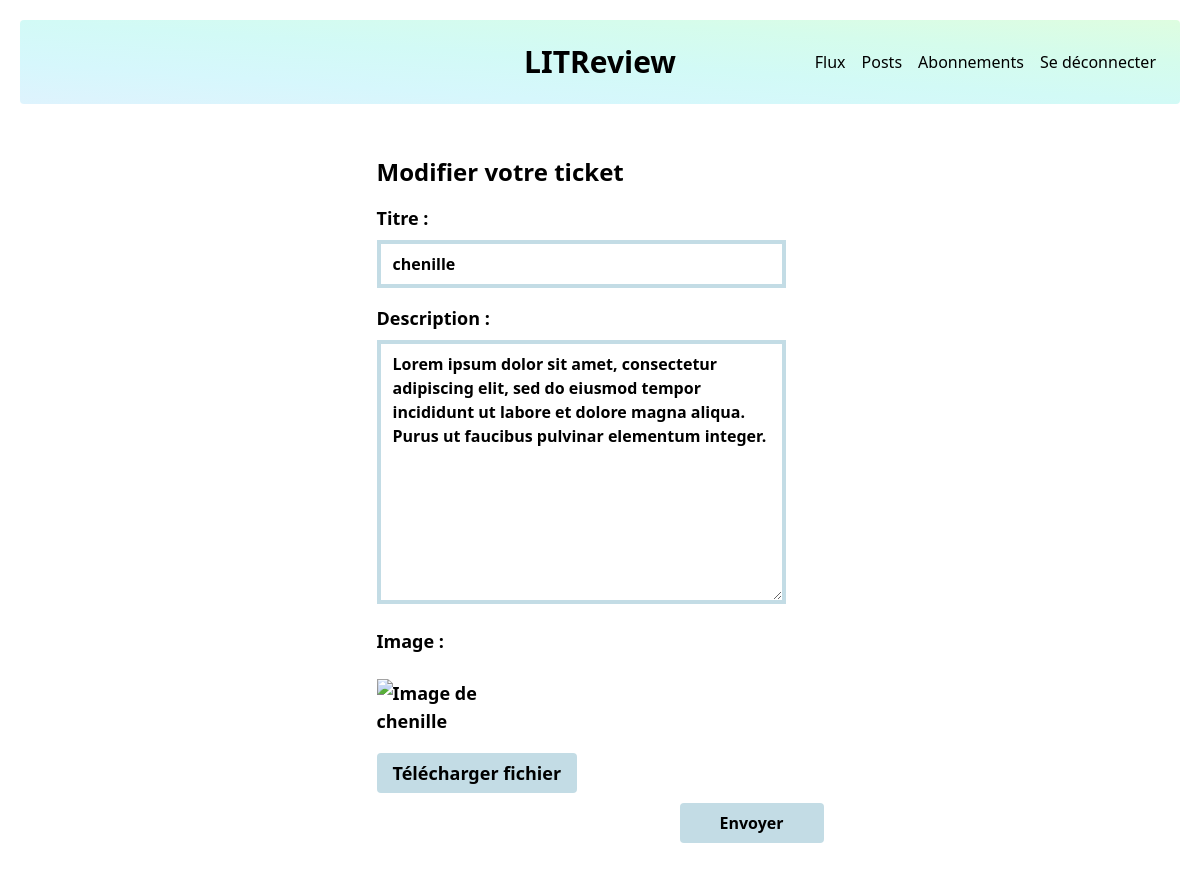
The page /edit_ticket/7/ (signed in) on the database as committed earlier.
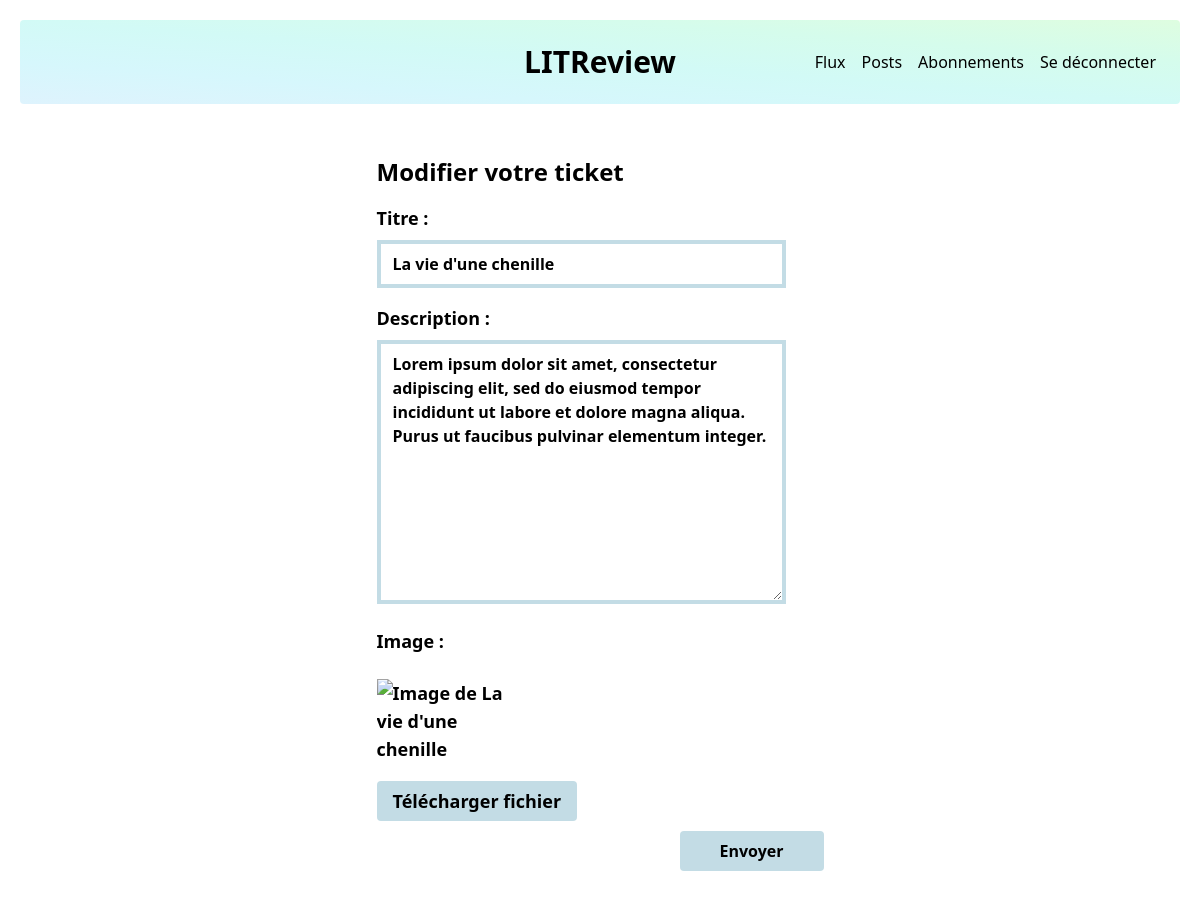
The same page on the database as committed later.
### LITRevu_app/models.py (models this page shows)
class Ticket(models.Model):
    title = models.CharField(max_length=128)
    description = models.TextField(max_length=2048, blank=True)
    user = models.ForeignKey(
        to=settings.AUTH_USER_MODEL, on_delete=models.CASCADE)
    image = models.ImageField(null=True, blank=True)
    time_created = models.DateTimeField(auto_now_add=True)

### LITRevu_app/views.py (the view)
@login_required
def editTicket_view(request, ticket_id):
    ticket = Ticket.objects.get(id=ticket_id)
    if ticket.user != request.user:
        return redirect('post')
    if request.method == 'POST':
        form = TicketForm(request.POST, request.FILES, instance=ticket)
        if form.is_valid():
            form.save()
            return redirect('post')
    else:
        form = TicketForm(instance=ticket)
    return render(request, "edit_ticket.html", {'form': form})

### LITRevu_app/forms.py
class TicketForm(forms.ModelForm):
    class Meta:
        model = Ticket
        fields = ['title', 'description', 'image']
        labels = {
            'title': 'Titre',
            'description': 'Description',
            'image': 'Image',
        }
        widgets = {
            'title': forms.TextInput(attrs={
                'class': 'border-4 border-tertiary mt-2 w-11/12 font-semibold',
                'placeholder': 'Entrez le titre du livre'}),
            'description': forms.Textarea(attrs={
                'class': 'border-4 border-tertiary mt-2 w-11/12 font-semibold',
                'placeholder': 'Ajoutez une description détaillée'}),
            'image': forms.ClearableFileInput(attrs={
                'class': 'mt-2 hidden border-4 border-tiercary',
                'id': 'file-input',
            })
        }

### LITRevu_app/templates/edit_ticket.html (shortened to what this page needs)
{% extends "base.html" %}
{% load static tailwind_tags %}
{% block content %}
    <div class="container_edit_ticket mx-auto px-4 py-8">
        <h2 class="text-2xl font-bold mb-4">Modifier votre ticket</h2>
        <form method="post" enctype="multipart/form-data" class="container_ticket space-y-4">
            <div class="edit_ticket_title text-lg font-semibold">
                <label class="block ">{{ form.title.label_tag }}</label>
                {{ form.title }}
            </div>
            <div class="edit_ticket_description text-lg font-semibold">
                <label class="block ">{{ form.description.label_tag }}</label>
                {{ form.description }}
            </div>
            <div class="edit_ticket_img mb-4 text-lg font-semibold mt-2">
                <label class="block">{{ form.image.label_tag }}</label>
                {% if form.image.value %}
                    <div class="mt-6">
                        <img src="{{ form.image.value.url }}" alt="Image de {{ form.title.value }}" class="w-1/3 mt-2 mb-4">
                    </div>
                {% endif %}
                <div class="mt-6">
                    <label for="{{ form.image.id_for_label }}" class="cursor-pointer mt-2 bg-tertiary hover:bg-secondary px-4 py-2 rounded" title="Télécharger un fichier">
                        Télécharger fichier
                    </label>
                </div>
            </div>
            <div class="edit_ticket_button flex justify-end">
                <button type="submit" class="bg-tertiary hover:bg-secondary px-10 py-2 rounded font-semibold" title="Envoyer">Envoyer</button>
            </div>
        </form>
    </div>
{% endblock %}

Rows that differ between the two databases and show on the page:
changed Ticket: title "chenille" → "La vie d'une chenille"
